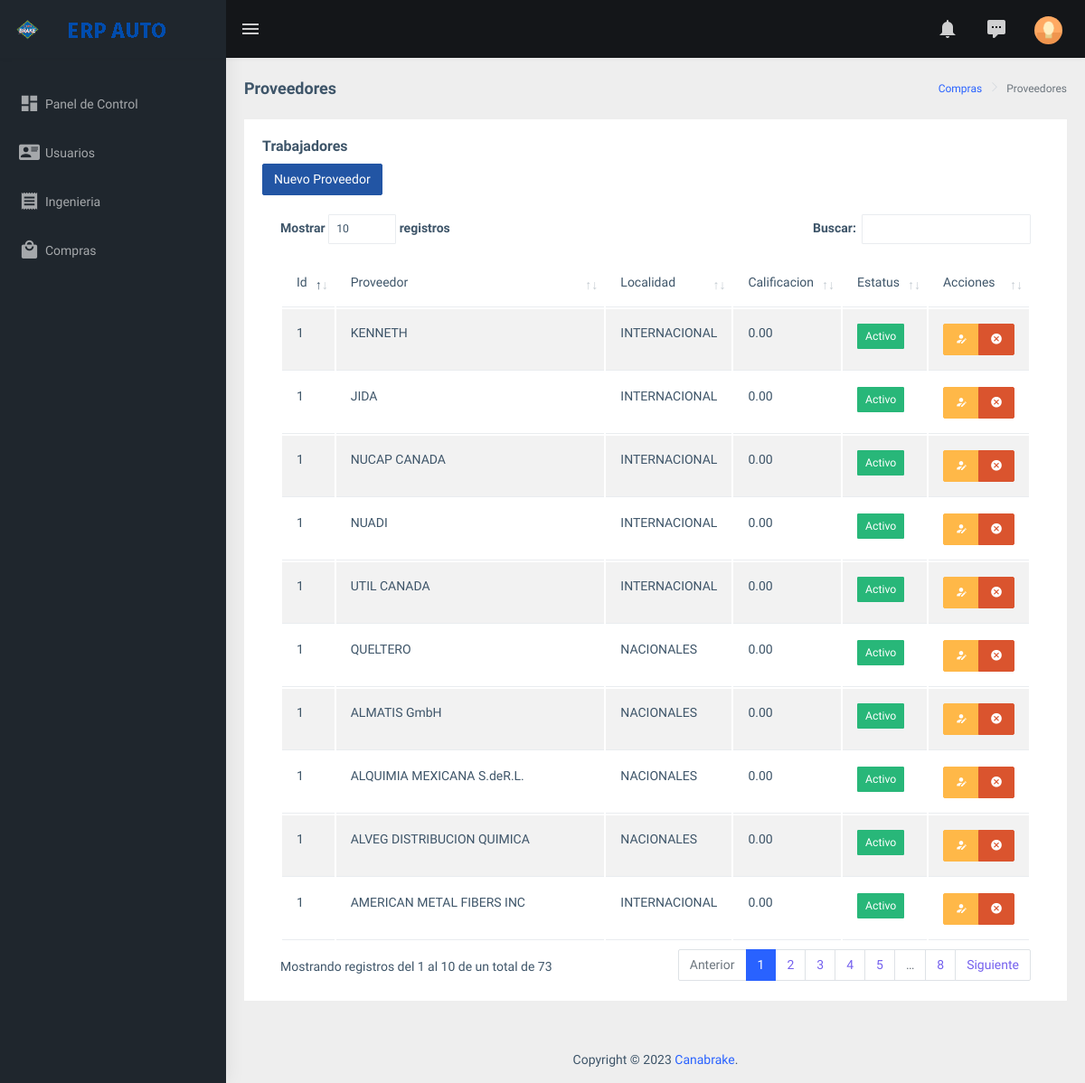
The page /comp_proveedores (signed in) on the database its author committed.
### tables this page shows
CREATE TABLE `proveedores` (
  `id` int(11) NOT NULL,
  `proveedor` varchar(50) NOT NULL,
  `localidad` varchar(15) DEFAULT NULL,
  `gastoImportacion` decimal(12,3) DEFAULT NULL,
  `observaciones` text DEFAULT NULL,
  `calificacion` decimal(12,2) DEFAULT NULL,
  `idEstatus` int(11) NOT NULL
);

CREATE TABLE `estatus` (
  `id` int(11) NOT NULL,
  `estatus` varchar(50) NOT NULL,
  `tabla` varchar(40) NOT NULL,
  `descripcion` varchar(255) DEFAULT NULL
);

### controllers/plantilla.controller.php (called while the page is built)
<?php
class ControladorPlantilla{
    static public function ctrPlantilla(){
        include "views/plantilla.php";
    }
}
?>

### index.php (called while the page is built, shortened)
<?php
require_once "controllers/plantilla.controller.php";
require_once "controllers/usuarios.controller.php";
require_once "controllers/proveedores.controller.php";
require_once "controllers/ingenieria.controller.php";
require_once "models/proveedores.models.php";
$plantilla = new ControladorPlantilla();
$plantilla -> ctrPlantilla();

### controllers/proveedores.controller.php (called while the page is built, shortened)
<?php
class ControladorProveedores{
    static public function ctrMostrarProveedores($columna,$valor){
        $tabla = "proveedores";
        $respuesta = ModeloProveedores::mdlMostrarProveedores($tabla, $columna, $valor);
        return $respuesta;
    }
}

### models/conexion.php (called while the page is built)
<?php
class Conexion
	{
		static public function conectar(){
			$con = new PDO("mysql:host=127.0.0.1;dbname=erp_auto",
			            "root",
			            "");
			$con->exec("set names utf8");
			return $con;
		}
	}

### models/proveedores.models.php (called while the page is built, shortened)
<?php
include_once 'conexion.php';
class ModeloProveedores{
    static public function mdlMostrarProveedores($tabla, $columna, $valor){
        if($columna != null){
            $stmt = Conexion::conectar()->prepare("");
            $stmt -> bindParam(":".$columna,$valor, PDO::PARAM_STR);
            $stmt -> execute();
            return $stmt -> fetch();
        }else{
            $stmt = Conexion::conectar()->prepare("SELECT PB.*, ES.estatus,ES.descripcion FROM $tabla PB JOIN estatus ES ON PB.idEstatus=ES.id;");
            $stmt -> execute();
            return $stmt -> fetchAll();
        }
    }
}

### views/modulos/comp_proveedores.php (the view)
<div class="page-breadcrumb">
        <div class="row">
            <div class="col-12 d-flex no-block align-items-center">
                <h4 class="page-title">Proveedores</h4>
                <div class="ms-auto text-end">
                    <nav aria-label="breadcrumb">
                        <ol class="breadcrumb">
                        <li class="breadcrumb-item"><a href="comp_inicio">Compras</a></li>
                        <li class="breadcrumb-item active" aria-current="page">Proveedores</li>
                        </ol>
                    </nav>
                </div>
            </div>
        </div>
    </div>
<div class="container-fluid">
    <div class="row">
        <div class="col-12">
            <div class="card">
                <div class="card-body">
                    <h5 class="card-title">
                        Trabajadores
                    </h5>
                    <button class="btn btn-info" id="btnAgregarNuevoProveedor">Nuevo Proveedor</button>
                    <br>
                    <br>
                    <div class="table-responsive">
                        <table class="tablas table table-striped  dataTable" style="width:100%" >
                            <thead>
                                <tr>
                                    <th>Id</th>
                                    <th>Proveedor</th>
                                    <th>Localidad</th>
                                    <th>Calificacion</th>
                                    <th>Estatus</th>
                                    <th>Acciones</th>
                                </tr>
                            </thead>
                            <tbody>
                                <?php
                                $columna = null;
                                $valor =  null;
                                $Porveedores = ControladorProveedores::ctrMostrarProveedores($columna,$valor);
                                foreach($Porveedores as $key =>$value){
                                    echo '
                                    <tr>
                                        <td>1</td>
                                        <td>'.$value["proveedor"].'</td>
                                        <td>'.$value["localidad"].'</td>
                                        <td>'.$value["calificacion"].'</td>';
                                        if($value["estatus"] == "Activo"){
                                            echo '<td><button type="button" class="btn btn-success btn-sm text-white">'.$value["estatus"].'</button></td>';
                                        }else{
                                            echo '<td><button type="button" class="btn btn-danger btn-sm text-white">'.$value["estatus"].'</button></td>';
                                        }
                                        echo'
                                        <td>
                                            <div class="btn-group">
                                                <button type="button" data-bs-toggle="modal" data-bs-target="#modalEditarPorveedor" class="btn btn-warning btnEditarPorveedor" idPorveedor="'.$value["id"].'"><i class="mdi mdi-account-edit" ></i></button>
                                                <button type="button" class="btn btn-danger btnEliminarPorveedor" idPorveedor="'.$value["id"].'"><i class="mdi mdi-close-circle"></i></button>
                                            </div>
                                        </td>
                                    </tr>';
                                }
                                ?>
                            </tbody>
                        </table>
                    </div>
                </div>
            </div>
        </div>
    </div>
</div>

### rows shown on the page
proveedores: proveedor "KENNETH", localidad "INTERNACIONAL", calificacion "0.00", idEstatus.estatus "Activo"
proveedores: proveedor "JIDA", localidad "INTERNACIONAL", calificacion "0.00", idEstatus.estatus "Activo"
proveedores: proveedor "NUCAP CANADA", localidad "INTERNACIONAL", calificacion "0.00", idEstatus.estatus "Activo"
proveedores: proveedor "NUADI", localidad "INTERNACIONAL", calificacion "0.00", idEstatus.estatus "Activo"
proveedores: proveedor "UTIL CANADA", localidad "INTERNACIONAL", calificacion "0.00", idEstatus.estatus "Activo"
proveedores: proveedor "QUELTERO", localidad "NACIONALES", calificacion "0.00", idEstatus.estatus "Activo"
proveedores: proveedor "ALMATIS GmbH", localidad "NACIONALES", calificacion "0.00", idEstatus.estatus "Activo"
proveedores: proveedor "ALQUIMIA MEXICANA S.deR.L.", localidad "NACIONALES", calificacion "0.00", idEstatus.estatus "Activo"
proveedores: proveedor "ALVEG DISTRIBUCION QUIMICA", localidad "NACIONALES", calificacion "0.00", idEstatus.estatus "Activo"
proveedores: proveedor "AMERICAN METAL FIBERS INC", localidad "INTERNACIONAL", calificacion "0.00", idEstatus.estatus "Activo"
